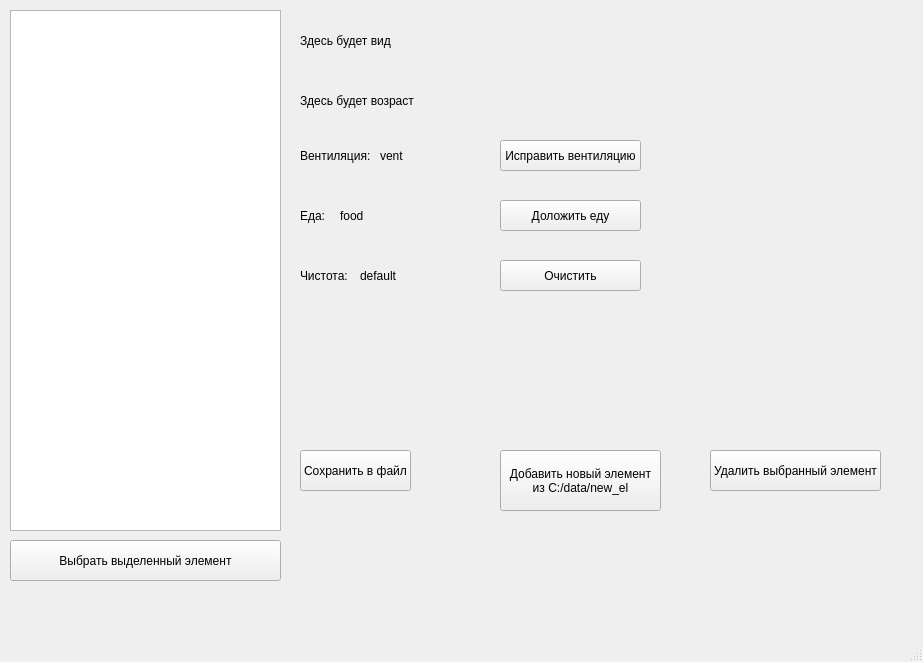
<?xml version="1.0" encoding="UTF-8"?>
<ui version="4.0">
 <class>camers</class>
 <widget class="QMainWindow" name="camers">
  <property name="geometry">
   <rect>
    <x>0</x>
    <y>0</y>
    <width>923</width>
    <height>662</height>
   </rect>
  </property>
  <property name="windowTitle">
   <string>camers</string>
  </property>
  <widget class="QWidget" name="centralwidget">
   <widget class="QListWidget" name="list_cams">
    <property name="geometry">
     <rect>
      <x>10</x>
      <y>10</y>
      <width>271</width>
      <height>521</height>
     </rect>
    </property>
   </widget>
   <widget class="QLabel" name="species_output">
    <property name="geometry">
     <rect>
      <x>300</x>
      <y>20</y>
      <width>161</width>
      <height>41</height>
     </rect>
    </property>
    <property name="text">
     <string>Здесь будет вид</string>
    </property>
   </widget>
   <widget class="QPushButton" name="choose_cur">
    <property name="geometry">
     <rect>
      <x>10</x>
      <y>540</y>
      <width>271</width>
      <height>41</height>
     </rect>
    </property>
    <property name="text">
     <string>Выбрать выделенный элемент</string>
    </property>
   </widget>
   <widget class="QLabel" name="age_output">
    <property name="geometry">
     <rect>
      <x>300</x>
      <y>80</y>
      <width>161</width>
      <height>41</height>
     </rect>
    </property>
    <property name="text">
     <string>Здесь будет возраст</string>
    </property>
   </widget>
   <widget class="QLabel" name="vent_text">
    <property name="geometry">
     <rect>
      <x>300</x>
      <y>140</y>
      <width>71</width>
      <height>31</height>
     </rect>
    </property>
    <property name="text">
     <string>Вентиляция:</string>
    </property>
   </widget>
   <widget class="QLabel" name="vent_output">
    <property name="geometry">
     <rect>
      <x>380</x>
      <y>140</y>
      <width>131</width>
      <height>31</height>
     </rect>
    </property>
    <property name="text">
     <string>vent</string>
    </property>
   </widget>
   <widget class="QLabel" name="food_text">
    <property name="geometry">
     <rect>
      <x>300</x>
      <y>200</y>
      <width>31</width>
      <height>31</height>
     </rect>
    </property>
    <property name="text">
     <string>Еда:</string>
    </property>
   </widget>
   <widget class="QLabel" name="food_output">
    <property name="geometry">
     <rect>
      <x>340</x>
      <y>200</y>
      <width>91</width>
      <height>31</height>
     </rect>
    </property>
    <property name="text">
     <string>food</string>
    </property>
   </widget>
   <widget class="QLabel" name="clear_text">
    <property name="geometry">
     <rect>
      <x>300</x>
      <y>260</y>
      <width>51</width>
      <height>31</height>
     </rect>
    </property>
    <property name="text">
     <string>Чистота:</string>
    </property>
   </widget>
   <widget class="QLabel" name="clear_output">
    <property name="geometry">
     <rect>
      <x>360</x>
      <y>260</y>
      <width>111</width>
      <height>31</height>
     </rect>
    </property>
    <property name="text">
     <string>default</string>
    </property>
   </widget>
   <widget class="QPushButton" name="vent_fixat">
    <property name="geometry">
     <rect>
      <x>500</x>
      <y>140</y>
      <width>141</width>
      <height>31</height>
     </rect>
    </property>
    <property name="text">
     <string>Исправить вентиляцию</string>
    </property>
   </widget>
   <widget class="QPushButton" name="food_fixat">
    <property name="geometry">
     <rect>
      <x>500</x>
      <y>200</y>
      <width>141</width>
      <height>31</height>
     </rect>
    </property>
    <property name="text">
     <string>Доложить еду</string>
    </property>
   </widget>
   <widget class="QPushButton" name="clear_fixat">
    <property name="geometry">
     <rect>
      <x>500</x>
      <y>260</y>
      <width>141</width>
      <height>31</height>
     </rect>
    </property>
    <property name="text">
     <string>Очистить</string>
    </property>
   </widget>
   <widget class="QPushButton" name="sohran_v_file">
    <property name="geometry">
     <rect>
      <x>300</x>
      <y>450</y>
      <width>111</width>
      <height>41</height>
     </rect>
    </property>
    <property name="text">
     <string>Сохранить в файл</string>
    </property>
   </widget>
   <widget class="QPushButton" name="add_el_to_list">
    <property name="geometry">
     <rect>
      <x>500</x>
      <y>450</y>
      <width>161</width>
      <height>61</height>
     </rect>
    </property>
    <property name="text">
     <string>Добавить новый элемент
из C:/data/new_el</string>
    </property>
   </widget>
   <widget class="QPushButton" name="del_el_from_l">
    <property name="geometry">
     <rect>
      <x>710</x>
      <y>450</y>
      <width>171</width>
      <height>41</height>
     </rect>
    </property>
    <property name="text">
     <string>Удалить выбранный элемент</string>
    </property>
   </widget>
  </widget>
  <widget class="QMenuBar" name="menubar">
   <property name="geometry">
    <rect>
     <x>0</x>
     <y>0</y>
     <width>923</width>
     <height>20</height>
    </rect>
   </property>
  </widget>
  <widget class="QStatusBar" name="statusbar"/>
 </widget>
 <resources/>
 <connections/>
</ui>
